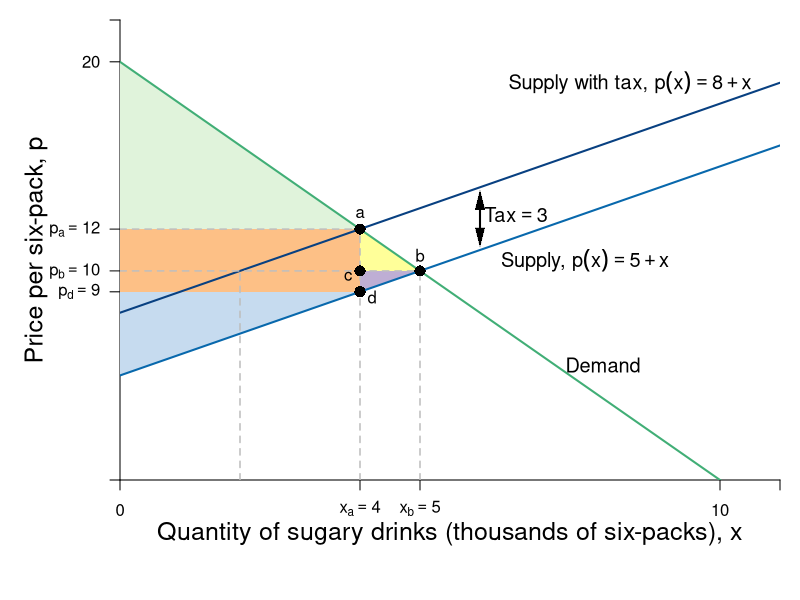

Recreate this plot in R.
require(shape)
pdf(file = "firmmarketsupply/sugar_tax_efficiency.pdf", width = 9, height = 7)

#Set parameters for graphics
axislabelsize <- 1.5
labelsize <- 1.2
graphlinewidth <- 2
segmentlinewidth <- 1.5

COL <- c("#7fc97f", "#beaed4", "#fdc086", "#ffff99", "#386cb0", "#f0027f", "#bf5b17", "#666666")
COLA <- c("#e0f3db", "#99d8c9","#66c2a4","#41ae76", "#238b45", "#005824")
COLB <- c("#c6dbef", "#4eb3d3", "#2b8cbe", "#0868ac","#084081")
COLC <- c("#fcfbfd", "#efedf5", "#dadaeb", "#bcbddc", "#9e9ac8", "#807dba", "#6a51a3", "#54278f", "#3f007d")

par(mar =  c(6, 6, 1, 1))

mrsA <- function(x, rmax = 20, xmax = 10) {
  rmax - (rmax/xmax)*x
}

uA <- function(x, y, rmax = 20, xmax = 10) {
  y + rmax*x - (1/2)(rmax/xmax)*x^2
}

Qs <- function(x, tax = 0){
  x + 5 + tax
}

Qs_tax<- function(x, tax = 3){
  x + 5 + tax
}

xlims <- c(0, 11)
ylims <- c(0, 22)

npts <- 501 
x <- seq(xlims[1], xlims[2], length.out = npts)
y <- seq(ylims[1], ylims[2], length.out = npts) 
a <- c(46.08, 55, 64)
b <- c(46.08, 55, 64)

plot(0, 0, xlim = xlims, ylim = ylims, type = "n",
     xlab = expression(paste("")),
     ylab = expression(paste("")), 
     xaxt = "n", 
     yaxt = "n", 
     cex.lab = axislabelsize, 
     bty = "n",
     xaxs="i", 
     yaxs="i")

# ticksy <- seq(from = 0, to = ylims[2], by = 2)
# ylabels <- seq(from = 0, to = ylims[2], by = 2)
# ticksx <- seq(from = 0, to = xlims[2], by = 2)
# xlabels <- seq(from = 0, to = xlims[2], by = 2)
ticksy <- c(0, 9, 10, 12, 20, ylims[2])
ylabels <- c(NA, expression(paste(p[d] == 9)), expression(paste(p[b] == 10)), expression(paste(p[a] == 12)), expression(paste(20)), NA)
ticksx <- c(0, 4, 5, 10, xlims[2])
xlabels <- c(0, expression(paste(x[a]) == 4), expression(paste(x[b]) == 5), expression(paste(10)), NA)

axis(1, at = ticksx, pos = 0, labels = xlabels)
axis(2, at = ticksy, pos = 0, labels = ylabels, las = 1)

npts <- 500 
xx1 <- seq(xlims[1], xlims[2], length.out = npts)

# Tax Rev Q
xpoly <- c(4, 4, 5)
ypoly <- c(9, 10, 10)
polygon(x = xpoly, y = ypoly, col = COL[2], density=NULL, border = NA)

# Tax Rev P 
xpoly1 <- c(0, 4, 4, 0)
ypoly1 <- c(9, 9, 12, 12)
polygon(x = xpoly1, y = ypoly1, col = COL[3], density=NULL, border = NA)

# DWL
xpoly2 <- c(4, 5, 4) 
ypoly2 <- c(10, 10, 12) # Change y1 to 10 to meet gray line
polygon(x = xpoly2, y = ypoly2, col = COL[4], density=NULL, border = NA)

# CS 
xpoly3 <- c(0, 0, 4)
ypoly3 <- c(12, 20, 12)
polygon(x = xpoly3, y = ypoly3, col = COLA[1], density=NULL, border = NA)

# PS
xpoly4 <- c(0, 0, 4, 4, 0)
ypoly4 <- c(9, Qs(0), Qs(4), 9, 9)
polygon(x = xpoly4, y = ypoly4, col = COLB[1], density=NULL, border = NA)


#Lines for mrs graph
lines(xx1, mrsA(xx1, rmax = 20, xmax = 10), col = COLA[4], lwd = graphlinewidth)

lines(xx1, Qs(xx1), col = COLB[4], lwd = graphlinewidth)
lines(xx1, Qs_tax(xx1), col = COLB[5], lwd = graphlinewidth)

# Market Price
segments(0, 12, 4, 12, lty = 2, col = "gray" , lwd = segmentlinewidth) 
segments(0, 10, 5, 10, lty = 2, col = "gray" , lwd = segmentlinewidth)

# Vert Seg from Q 
segments(5, 0, 5, 10, lty = 2, col = "gray" , lwd = segmentlinewidth)
segments(4, 0, 4, 12, lty = 2, col = "gray" , lwd = segmentlinewidth)

# Q*
segments(2, 0, 2, 10, lty = 2, col = "gray" , lwd = segmentlinewidth)

#Label axes
mtext(expression(paste("Quantity of sugary drinks (thousands of six-packs), ", x)), side=1, line = 2.5, cex = axislabelsize)
text(-1.4, 0.5*ylims[2], expression(paste("Price per six-pack, ", p)), xpd = TRUE, cex = axislabelsize, srt = 90) 

#Label a
points(4, 12, pch = 16, col = "black", cex = 1.5)
text(4, 12.75, expression(a))

#Label b
points(5, 10, pch = 16, col = "black", cex = 1.5)
text(5, 10.75, expression(b))

#Label c
points(4, 10, pch = 16, col = "black", cex = 1.5)
text(4 - 0.2, 10 - 0.25, expression(c))

#Label d
points(4, Qs(4) , pch = 16, col = "black", cex = 1.5)
text(4 + 0.2, Qs(4) - 0.25, expression(d))

#segments(4.11765, 6.17647, 5.88, 8.88, lty = 1, col = COL[2] , lwd = graphlinewidth)
text(8.5, 19, expression(paste("Supply with tax, ", p(x) == 8 + x)), cex = labelsize)
text(7.75, 10.5, expression(paste("Supply, ", p(x) == 5 + x)), cex = labelsize)

#Label mrs function
text(8.05, 5.5, expression(paste("Demand")), cex = labelsize)
Arrows(6, 11.6, 6, 13.4, col = "black", lty = 1, lwd = 2, arr.type = "triangle", arr.lwd = 0.2, code = 3)
text(6.6, 12.7, expression(paste("Tax" == 3)), cex = labelsize)

# Label CS
#text(1.2, 14, expression(paste("Consumer Surplus")))


dev.off()
